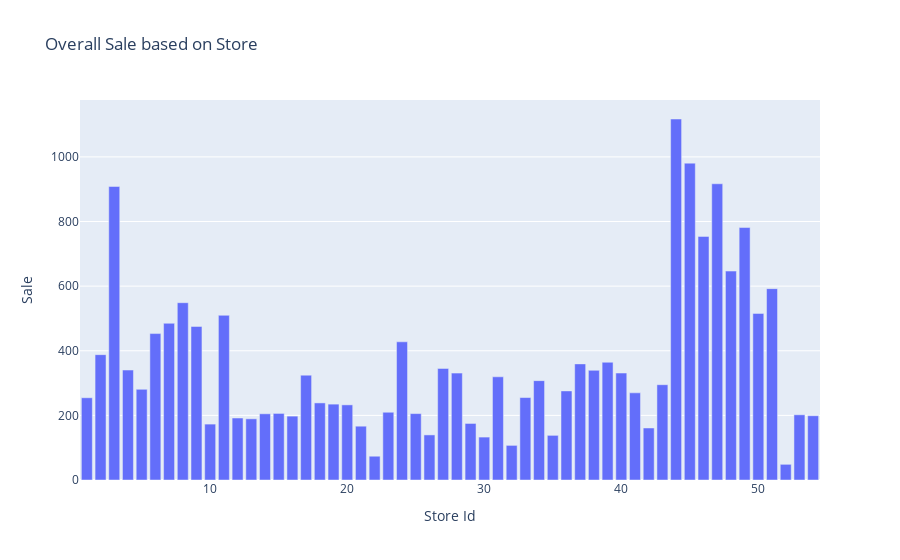

The notebook cell this image was saved under:
### Code cell
fig = px.bar(title="Overall Sale based on Store", data_frame=average_sale_store_nbr, x=average_sale_store_nbr.index, y=average_sale_store_nbr.values)
fig.update_layout(
    xaxis_title="Store Id", yaxis_title="Sale"
)
fig.show()

# Store number 44 seems to have the highest sale. The plot indicates right-side (upper number stores) have an overall better sale --> Location-wise might be important?

### Figure 1 — Plotly figure (JSON) as saved in the notebook; plotly's stock layout.template omitted (floating-point values rounded to 4 significant figures)
{"data": [{"hovertemplate": "store_nbr=%{x}<br>y=%{y}<extra></extra>", "legendgroup": "", "marker": {"color": "#636efa", "pattern": {"shape": ""}}, "name": "", "orientation": "v", "showlegend": false, "textposition": "auto", "type": "bar", "x": [1, 2, 3, 4, 5, 6, 7, 8, 9, 10, 11, 12, 13, 14, 15, 16, 17, 18, 19, 20, 21, 22, 23, 24, 25, 26, 27, 28, 29, 30, 31, 32, 33, 34, 35, 36, 37, 38, 39, 40, 41, 42, 43, 44, 45, 46, 47, 48, 49, 50, 51, 52, 53, 54], "xaxis": "x", "y": [254.5, 387.9, 908.4, 340.3, 280.6, 453.2, 485.0, 548.7, 475.2, 173.0, 509.7, 191.8, 189.4, 204.9, 206.1, 197.7, 324.5, 238.6, 234.8, 232.5, 166.5, 73.6, 209.7, 427.7, 205.5, 139.6, 345.3, 330.8, 175.0, 132.8, 319.3, 107.1, 255.1, 307.5, 138.1, 275.7, 359.4, 339.4, 364.4, 331.0, 269.8, 161.0, 295.0, 1117.0, 980.7, 753.9, 916.8, 646.6, 781.3, 515.6, 592.2, 48.52, 201.8, 199.0], "yaxis": "y"}], "layout": {"barmode": "relative", "legend": {"tracegroupgap": 0}, "title": {"text": "Overall Sale based on Store"}, "xaxis": {"anchor": "y", "domain": [0, 1], "title": {"text": "Store Id"}}, "yaxis": {"anchor": "x", "domain": [0, 1], "title": {"text": "Sale"}}}}
